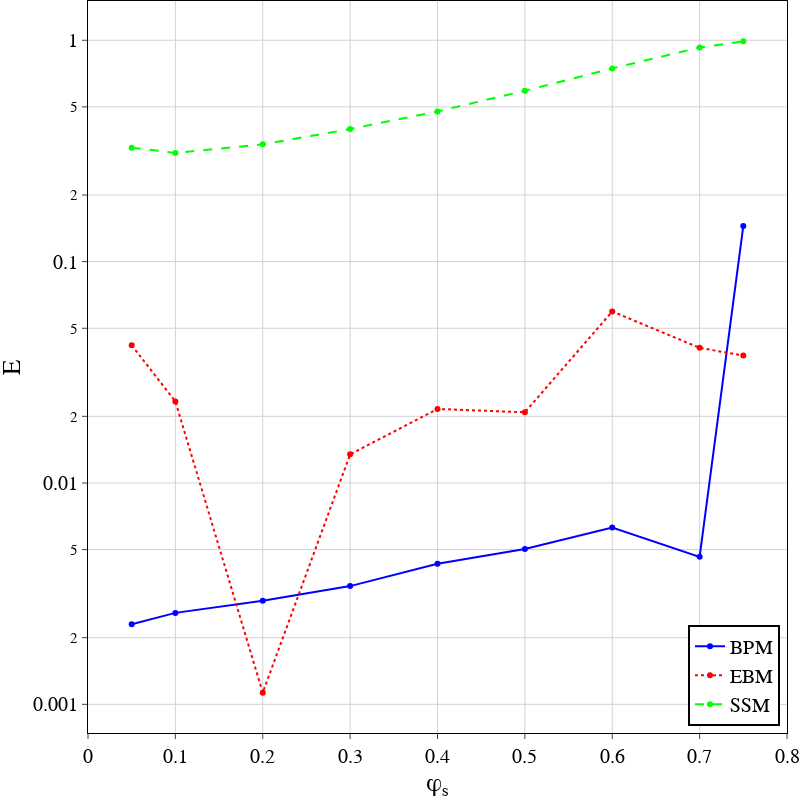

Notebook cell for this chart:
### Code cell
headers1=['level', 'phi', 'f', 'fth','df_by_f0','i', 'iter_fp', 'Phi_Phia', 'F', 'dt', 't', 'U', 'Uw', 'Ua' ] 
headers2=['level', 'phi', 'f', 'fth','df_by_f0','i', 'Phi_Phia', 'F', 'dt', 't', 'U', 'Uw', 'Ua' ]
df_exp = []
fig = go.Figure()
for i, file in enumerate(files_csv):
    print('FILE name: ',file)
    df_exp.append(pd.read_csv(Path(file), header=None, sep=' '))
    if i!=1:
        df_exp[i].columns = headers1
    else:
        df_exp[i].columns = headers2
#     display(df_exp[i].head(11))
    x = df_exp[i]['phi']
    y = np.abs(df_exp[i]['f'] - df_exp[0]['fth'])/df_exp[0]['fth']
#     display(y)
    fig.add_trace(go.Scatter(x=x, y=y, name=names[i],
                         mode='lines+markers',
                         line=dict(color=col[i], width=2, dash = lines[i]),
                         textfont=dict(
                            family="Times New Romanf",
                            size=18,
                            color="LightSeaGreen")
                         ))

fig.update_layout(bg_style)
fig.update_xaxes(axis_style)
fig.update_yaxes(axis_style)
fig.update_layout( yaxis_type = "log" )
#     fig.update_yaxes(range=[0,0.5])
fig.update_xaxes(range=[0,0.8])
fig.update_layout(showlegend=True)
fig.update_layout(legend = dict(font = dict(family = "Times New Roman", size = 20, color = "black")),
                  legend_title = dict(font = dict(family = "Times New Roman", size = 20, color = "blue")))

fig.update_layout(legend=dict(
    yanchor="bottom",
    y=0.01,
    xanchor="right",
    x=0.99,
    bordercolor="Black",
    borderwidth=2
))
fig.update_layout(
    width = 1000,
    height = 500,
    xaxis_title='\u03C6<sub>s</sub>',
    yaxis_title='E',
    yaxis = yaxis,
    xaxis = xaxis
)
# fig.update_layout(
#     autosize=False,
#     width=800,
#     height=800,
#     margin=dict(
#         l=1,
#         r=1,
#         b=1,
#         t=5,
#         pad=0
#     ),
# #     paper_bgcolor="LightSteelBlue",
# )
fig.update_layout(No_margin_scheme)
if True:
    fn = MYPATH + prefix + 'comparison10_rel.pdf'
    iplot(fig)
    pio.write_image(fig, str(Path(fn)))
    print("Successfully generated:", fn)

### Figure 1 — Plotly figure (JSON) as saved in the notebook; plotly's stock layout.template omitted (floating-point values rounded to 4 significant figures)
{"data": [{"line": {"color": "blue", "dash": "solid", "width": 2}, "mode": "lines+markers", "name": "BPM", "textfont": {"color": "LightSeaGreen", "family": "Times New Romanf", "size": 18}, "type": "scatter", "x": [0.05, 0.1, 0.2, 0.3, 0.4, 0.5, 0.6, 0.7, 0.75], "y": [0.002301, 0.00259, 0.00294, 0.003421, 0.004319, 0.005034, 0.006296, 0.004638, 0.1449]}, {"line": {"color": "red", "dash": "dot", "width": 2}, "mode": "lines+markers", "name": "EBM", "textfont": {"color": "LightSeaGreen", "family": "Times New Romanf", "size": 18}, "type": "scatter", "x": [0.05, 0.1, 0.2, 0.3, 0.4, 0.5, 0.6, 0.7, 0.75], "y": [0.04188, 0.02337, 0.001129, 0.01347, 0.0216, 0.02086, 0.05955, 0.04078, 0.03764]}, {"line": {"color": "hsv(120,100,100)", "dash": "dash", "width": 2}, "mode": "lines+markers", "name": "SSM", "textfont": {"color": "LightSeaGreen", "family": "Times New Romanf", "size": 18}, "type": "scatter", "x": [0.05, 0.1, 0.2, 0.3, 0.4, 0.5, 0.6, 0.7, 0.75], "y": [0.3272, 0.3099, 0.3386, 0.397, 0.4771, 0.5912, 0.7463, 0.9277, 0.9886]}], "layout": {"height": 800, "legend": {"bordercolor": "Black", "borderwidth": 2, "font": {"color": "black", "family": "Times New Roman", "size": 20}, "title": {"font": {"color": "blue", "family": "Times New Roman", "size": 20}}, "x": 0.99, "xanchor": "right", "y": 0.01, "yanchor": "bottom"}, "margin": {"b": 0, "l": 0, "pad": 0, "r": 0, "t": 0}, "paper_bgcolor": "rgba(255, 255, 255, 1)", "plot_bgcolor": "rgba(255, 255, 255, 1)", "showlegend": true, "width": 800, "xaxis": {"gridcolor": "lightgrey", "gridwidth": 1, "linecolor": "black", "linewidth": 1, "mirror": true, "range": [0, 0.8], "showline": true, "tickfont": {"color": "black", "family": "Times New Roman", "size": 20}, "ticks": "outside", "title": {"font": {"color": "black", "family": "Times New Roman", "size": 25}, "text": "φ<sub>s</sub>"}}, "yaxis": {"gridcolor": "lightgrey", "gridwidth": 1, "linecolor": "black", "linewidth": 1, "mirror": true, "showline": true, "tickfont": {"color": "black", "family": "Times New Roman", "size": 20}, "ticks": "outside", "title": {"font": {"color": "black", "family": "Times New Roman", "size": 25}, "text": "E"}, "type": "log"}}}
